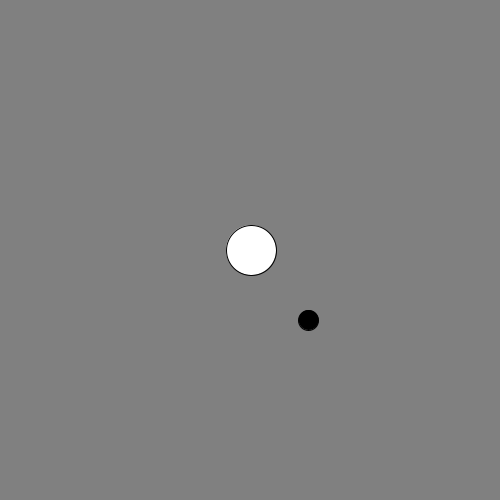
Frame 1 (no input)
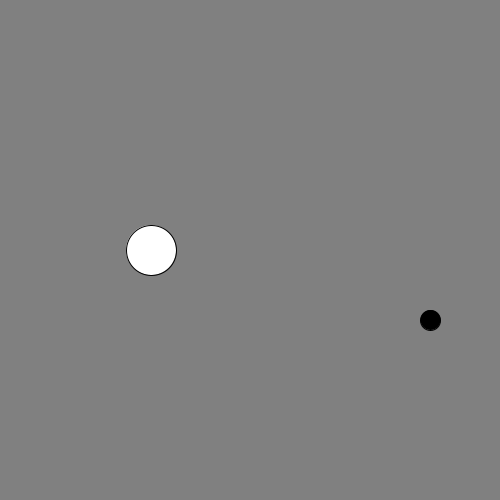
Frame 60 (the mouse pressed at the canvas centre just before this capture)
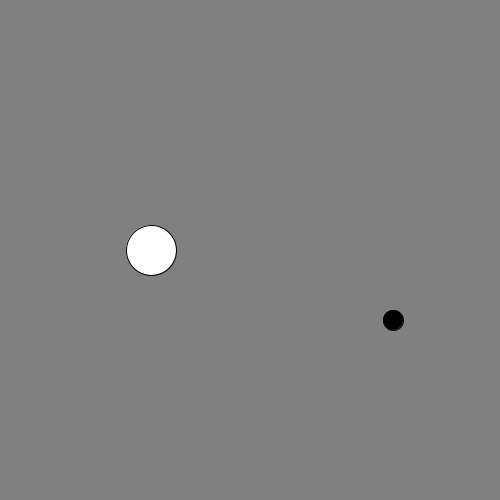
Frame 120 (the mouse held since frame 60 and released just before this capture)

The Processing sketch that drew these frames (run headless with seeded random() and noise(); from frame 60 on, the mouse is pressed at the canvas centre):

// Processing sketch: Jitter2
// ── Jitter2.pde

float radius = 20;
float mag = 100;

float x;
float target;
float vel;

float timeOnLastFrame = 0;
float timeTilRando; // countdown Timer

void setup(){
  size(500,500);
  target = x = width/2;
}
void draw(){
  
  // update:
  float time = millis()/1000.0;
  float dt = time - timeOnLastFrame;
  timeOnLastFrame = time;
  
  timeTilRando -= dt;
  if(timeTilRando <= 0){
  target = random(-200, 200) + width/2;
  timeTilRando = .5;
  }
  // euler physics
  
  float force = target - x;
  force = constrain(force, -1, 1);
  float mass = 1;
  float a = force/mass;
  vel += a;
  vel = constrain(vel, -5, 5);
  x += vel;
  
  background(128);
  fill(0);
  ellipse(target, height/2 + 70, 20, 20);
  
  fill(255);
  ellipse(x, height/2, 50, 50);
  
} 
